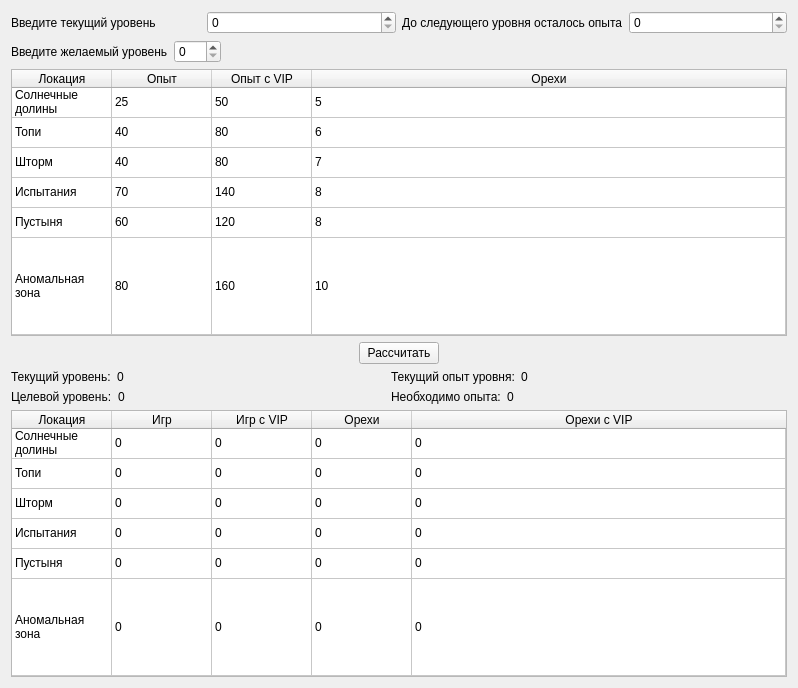
<?xml version="1.0" encoding="UTF-8"?>
<ui version="4.0">
 <class>ExperienceWindow</class>
 <widget class="QWidget" name="ExperienceWindow">
  <property name="enabled">
   <bool>true</bool>
  </property>
  <property name="geometry">
   <rect>
    <x>0</x>
    <y>0</y>
    <width>798</width>
    <height>688</height>
   </rect>
  </property>
  <property name="windowTitle">
   <string>Трагедия белок - калькулятор опыта</string>
  </property>
  <layout class="QVBoxLayout" name="verticalLayout_3">
   <item>
    <layout class="QHBoxLayout" name="horizontalLayout_5">
     <item>
      <layout class="QHBoxLayout" name="horizontalLayout">
       <item>
        <widget class="QLabel" name="level_combobox_label">
         <property name="text">
          <string>Введите текущий уровень</string>
         </property>
        </widget>
       </item>
       <item>
        <widget class="QSpinBox" name="current_level_spinbox">
         <property name="maximum">
          <number>200</number>
         </property>
        </widget>
       </item>
      </layout>
     </item>
     <item>
      <layout class="QHBoxLayout" name="horizontalLayout_2">
       <item>
        <widget class="QLabel" name="level_combobox_label_2">
         <property name="text">
          <string>До следующего уровня осталось опыта</string>
         </property>
        </widget>
       </item>
       <item>
        <widget class="QSpinBox" name="experience_spinbox">
         <property name="maximum">
          <number>999999999</number>
         </property>
        </widget>
       </item>
      </layout>
     </item>
    </layout>
   </item>
   <item>
    <layout class="QHBoxLayout" name="horizontalLayout_3">
     <item>
      <widget class="QLabel" name="target_level_combobox_label">
       <property name="text">
        <string>Введите желаемый уровень</string>
       </property>
      </widget>
     </item>
     <item>
      <widget class="QSpinBox" name="target_level_spinbox">
       <property name="maximum">
        <number>200</number>
       </property>
      </widget>
     </item>
     <item>
      <spacer name="horizontalSpacer_3">
       <property name="orientation">
        <enum>Qt::Horizontal</enum>
       </property>
       <property name="sizeHint" stdset="0">
        <size>
         <width>40</width>
         <height>20</height>
        </size>
       </property>
      </spacer>
     </item>
    </layout>
   </item>
   <item>
    <widget class="QTableWidget" name="exp_info_table">
     <property name="sizePolicy">
      <sizepolicy hsizetype="Expanding" vsizetype="Expanding">
       <horstretch>0</horstretch>
       <verstretch>0</verstretch>
      </sizepolicy>
     </property>
     <property name="editTriggers">
      <set>QAbstractItemView::NoEditTriggers</set>
     </property>
     <property name="tabKeyNavigation">
      <bool>false</bool>
     </property>
     <property name="showDropIndicator" stdset="0">
      <bool>false</bool>
     </property>
     <property name="dragDropOverwriteMode">
      <bool>false</bool>
     </property>
     <property name="alternatingRowColors">
      <bool>false</bool>
     </property>
     <property name="rowCount">
      <number>6</number>
     </property>
     <property name="columnCount">
      <number>4</number>
     </property>
     <attribute name="horizontalHeaderVisible">
      <bool>true</bool>
     </attribute>
     <attribute name="horizontalHeaderCascadingSectionResizes">
      <bool>false</bool>
     </attribute>
     <attribute name="horizontalHeaderHighlightSections">
      <bool>false</bool>
     </attribute>
     <attribute name="horizontalHeaderShowSortIndicator" stdset="0">
      <bool>false</bool>
     </attribute>
     <attribute name="horizontalHeaderStretchLastSection">
      <bool>true</bool>
     </attribute>
     <attribute name="verticalHeaderVisible">
      <bool>false</bool>
     </attribute>
     <attribute name="verticalHeaderCascadingSectionResizes">
      <bool>true</bool>
     </attribute>
     <attribute name="verticalHeaderStretchLastSection">
      <bool>true</bool>
     </attribute>
     <row/>
     <row/>
     <row/>
     <row/>
     <row/>
     <row/>
     <column>
      <property name="text">
       <string>Локация</string>
      </property>
     </column>
     <column>
      <property name="text">
       <string>Опыт</string>
      </property>
     </column>
     <column>
      <property name="text">
       <string>Опыт с VIP</string>
      </property>
     </column>
     <column>
      <property name="text">
       <string>Орехи</string>
      </property>
     </column>
     <item row="0" column="0">
      <property name="text">
       <string>Солнечные долины</string>
      </property>
     </item>
     <item row="0" column="1">
      <property name="text">
       <string>25</string>
      </property>
     </item>
     <item row="0" column="2">
      <property name="text">
       <string>50</string>
      </property>
     </item>
     <item row="0" column="3">
      <property name="text">
       <string>5</string>
      </property>
     </item>
     <item row="1" column="0">
      <property name="text">
       <string>Топи</string>
      </property>
     </item>
     <item row="1" column="1">
      <property name="text">
       <string>40</string>
      </property>
     </item>
     <item row="1" column="2">
      <property name="text">
       <string>80</string>
      </property>
     </item>
     <item row="1" column="3">
      <property name="text">
       <string>6</string>
      </property>
     </item>
     <item row="2" column="0">
      <property name="text">
       <string>Шторм</string>
      </property>
     </item>
     <item row="2" column="1">
      <property name="text">
       <string>40</string>
      </property>
     </item>
     <item row="2" column="2">
      <property name="text">
       <string>80</string>
      </property>
     </item>
     <item row="2" column="3">
      <property name="text">
       <string>7</string>
      </property>
     </item>
     <item row="3" column="0">
      <property name="text">
       <string>Испытания</string>
      </property>
     </item>
     <item row="3" column="1">
      <property name="text">
       <string>70</string>
      </property>
     </item>
     <item row="3" column="2">
      <property name="text">
       <string>140</string>
      </property>
     </item>
     <item row="3" column="3">
      <property name="text">
       <string>8</string>
      </property>
     </item>
     <item row="4" column="0">
      <property name="text">
       <string>Пустыня</string>
      </property>
     </item>
     <item row="4" column="1">
      <property name="text">
       <string>60</string>
      </property>
     </item>
     <item row="4" column="2">
      <property name="text">
       <string>120</string>
      </property>
     </item>
     <item row="4" column="3">
      <property name="text">
       <string>8</string>
      </property>
     </item>
     <item row="5" column="0">
      <property name="text">
       <string>Аномальная зона</string>
      </property>
     </item>
     <item row="5" column="1">
      <property name="text">
       <string>80</string>
      </property>
     </item>
     <item row="5" column="2">
      <property name="text">
       <string>160</string>
      </property>
     </item>
     <item row="5" column="3">
      <property name="text">
       <string>10</string>
      </property>
     </item>
    </widget>
   </item>
   <item>
    <layout class="QHBoxLayout" name="horizontalLayout_4">
     <item>
      <spacer name="horizontalSpacer">
       <property name="orientation">
        <enum>Qt::Horizontal</enum>
       </property>
       <property name="sizeHint" stdset="0">
        <size>
         <width>40</width>
         <height>20</height>
        </size>
       </property>
      </spacer>
     </item>
     <item>
      <widget class="QPushButton" name="result_button">
       <property name="text">
        <string>Рассчитать</string>
       </property>
      </widget>
     </item>
     <item>
      <spacer name="horizontalSpacer_2">
       <property name="orientation">
        <enum>Qt::Horizontal</enum>
       </property>
       <property name="sizeHint" stdset="0">
        <size>
         <width>40</width>
         <height>20</height>
        </size>
       </property>
      </spacer>
     </item>
    </layout>
   </item>
   <item>
    <layout class="QHBoxLayout" name="horizontalLayout_10">
     <item>
      <layout class="QVBoxLayout" name="verticalLayout">
       <item>
        <layout class="QHBoxLayout" name="horizontalLayout_6">
         <item>
          <widget class="QLabel" name="current_level_label">
           <property name="font">
            <font>
             <family>Ubuntu</family>
            </font>
           </property>
           <property name="text">
            <string>Текущий уровень:</string>
           </property>
          </widget>
         </item>
         <item>
          <widget class="QLabel" name="current_level_value_label">
           <property name="font">
            <font>
             <family>Ubuntu</family>
            </font>
           </property>
           <property name="text">
            <string>0</string>
           </property>
          </widget>
         </item>
        </layout>
       </item>
       <item>
        <layout class="QHBoxLayout" name="horizontalLayout_7">
         <item>
          <widget class="QLabel" name="target_level_label">
           <property name="font">
            <font>
             <family>Ubuntu</family>
            </font>
           </property>
           <property name="text">
            <string>Целевой уровень:</string>
           </property>
          </widget>
         </item>
         <item>
          <widget class="QLabel" name="target_level_value_label">
           <property name="font">
            <font>
             <family>Ubuntu</family>
            </font>
           </property>
           <property name="text">
            <string>0</string>
           </property>
          </widget>
         </item>
        </layout>
       </item>
      </layout>
     </item>
     <item>
      <spacer name="horizontalSpacer_4">
       <property name="orientation">
        <enum>Qt::Horizontal</enum>
       </property>
       <property name="sizeHint" stdset="0">
        <size>
         <width>40</width>
         <height>20</height>
        </size>
       </property>
      </spacer>
     </item>
     <item>
      <layout class="QVBoxLayout" name="verticalLayout_2">
       <item>
        <layout class="QHBoxLayout" name="horizontalLayout_8">
         <item>
          <widget class="QLabel" name="current_level_exp_label">
           <property name="font">
            <font>
             <family>Ubuntu</family>
            </font>
           </property>
           <property name="text">
            <string>Текущий опыт уровня:</string>
           </property>
          </widget>
         </item>
         <item>
          <widget class="QLabel" name="current_level_exp_value_label">
           <property name="font">
            <font>
             <family>Ubuntu</family>
            </font>
           </property>
           <property name="text">
            <string>0</string>
           </property>
          </widget>
         </item>
        </layout>
       </item>
       <item>
        <layout class="QHBoxLayout" name="horizontalLayout_9">
         <item>
          <widget class="QLabel" name="target_level_exp_label">
           <property name="font">
            <font>
             <family>Ubuntu</family>
            </font>
           </property>
           <property name="text">
            <string>Необходимо опыта:</string>
           </property>
          </widget>
         </item>
         <item>
          <widget class="QLabel" name="target_level_exp_value_label">
           <property name="font">
            <font>
             <family>Ubuntu</family>
            </font>
           </property>
           <property name="text">
            <string>0</string>
           </property>
          </widget>
         </item>
        </layout>
       </item>
      </layout>
     </item>
     <item>
      <spacer name="horizontalSpacer_5">
       <property name="orientation">
        <enum>Qt::Horizontal</enum>
       </property>
       <property name="sizeHint" stdset="0">
        <size>
         <width>40</width>
         <height>20</height>
        </size>
       </property>
      </spacer>
     </item>
    </layout>
   </item>
   <item>
    <widget class="QTableWidget" name="result_table">
     <property name="sizePolicy">
      <sizepolicy hsizetype="Expanding" vsizetype="Expanding">
       <horstretch>0</horstretch>
       <verstretch>0</verstretch>
      </sizepolicy>
     </property>
     <property name="editTriggers">
      <set>QAbstractItemView::NoEditTriggers</set>
     </property>
     <property name="tabKeyNavigation">
      <bool>false</bool>
     </property>
     <property name="showDropIndicator" stdset="0">
      <bool>false</bool>
     </property>
     <property name="dragDropOverwriteMode">
      <bool>false</bool>
     </property>
     <property name="alternatingRowColors">
      <bool>false</bool>
     </property>
     <property name="rowCount">
      <number>6</number>
     </property>
     <property name="columnCount">
      <number>5</number>
     </property>
     <attribute name="horizontalHeaderVisible">
      <bool>true</bool>
     </attribute>
     <attribute name="horizontalHeaderCascadingSectionResizes">
      <bool>false</bool>
     </attribute>
     <attribute name="horizontalHeaderHighlightSections">
      <bool>false</bool>
     </attribute>
     <attribute name="horizontalHeaderShowSortIndicator" stdset="0">
      <bool>false</bool>
     </attribute>
     <attribute name="horizontalHeaderStretchLastSection">
      <bool>true</bool>
     </attribute>
     <attribute name="verticalHeaderVisible">
      <bool>false</bool>
     </attribute>
     <attribute name="verticalHeaderCascadingSectionResizes">
      <bool>true</bool>
     </attribute>
     <attribute name="verticalHeaderStretchLastSection">
      <bool>true</bool>
     </attribute>
     <row/>
     <row/>
     <row/>
     <row/>
     <row/>
     <row/>
     <column>
      <property name="text">
       <string>Локация</string>
      </property>
     </column>
     <column>
      <property name="text">
       <string>Игр</string>
      </property>
     </column>
     <column>
      <property name="text">
       <string>Игр с VIP</string>
      </property>
     </column>
     <column>
      <property name="text">
       <string>Орехи</string>
      </property>
     </column>
     <column>
      <property name="text">
       <string>Орехи с VIP</string>
      </property>
     </column>
     <item row="0" column="0">
      <property name="text">
       <string>Солнечные долины</string>
      </property>
     </item>
     <item row="0" column="1">
      <property name="text">
       <string>0</string>
      </property>
     </item>
     <item row="0" column="2">
      <property name="text">
       <string>0</string>
      </property>
     </item>
     <item row="0" column="3">
      <property name="text">
       <string>0</string>
      </property>
     </item>
     <item row="0" column="4">
      <property name="text">
       <string>0</string>
      </property>
     </item>
     <item row="1" column="0">
      <property name="text">
       <string>Топи</string>
      </property>
     </item>
     <item row="1" column="1">
      <property name="text">
       <string>0</string>
      </property>
     </item>
     <item row="1" column="2">
      <property name="text">
       <string>0</string>
      </property>
     </item>
     <item row="1" column="3">
      <property name="text">
       <string>0</string>
      </property>
     </item>
     <item row="1" column="4">
      <property name="text">
       <string>0</string>
      </property>
     </item>
     <item row="2" column="0">
      <property name="text">
       <string>Шторм</string>
      </property>
     </item>
     <item row="2" column="1">
      <property name="text">
       <string>0</string>
      </property>
     </item>
     <item row="2" column="2">
      <property name="text">
       <string>0</string>
      </property>
     </item>
     <item row="2" column="3">
      <property name="text">
       <string>0</string>
      </property>
     </item>
     <item row="2" column="4">
      <property name="text">
       <string>0</string>
      </property>
     </item>
     <item row="3" column="0">
      <property name="text">
       <string>Испытания</string>
      </property>
     </item>
     <item row="3" column="1">
      <property name="text">
       <string>0</string>
      </property>
     </item>
     <item row="3" column="2">
      <property name="text">
       <string>0</string>
      </property>
     </item>
     <item row="3" column="3">
      <property name="text">
       <string>0</string>
      </property>
     </item>
     <item row="3" column="4">
      <property name="text">
       <string>0</string>
      </property>
     </item>
     <item row="4" column="0">
      <property name="text">
       <string>Пустыня</string>
      </property>
     </item>
     <item row="4" column="1">
      <property name="text">
       <string>0</string>
      </property>
     </item>
     <item row="4" column="2">
      <property name="text">
       <string>0</string>
      </property>
     </item>
     <item row="4" column="3">
      <property name="text">
       <string>0</string>
      </property>
     </item>
     <item row="4" column="4">
      <property name="text">
       <string>0</string>
      </property>
     </item>
     <item row="5" column="0">
      <property name="text">
       <string>Аномальная зона</string>
      </property>
     </item>
     <item row="5" column="1">
      <property name="text">
       <string>0</string>
      </property>
     </item>
     <item row="5" column="2">
      <property name="text">
       <string>0</string>
      </property>
     </item>
     <item row="5" column="3">
      <property name="text">
       <string>0</string>
      </property>
     </item>
     <item row="5" column="4">
      <property name="text">
       <string>0</string>
      </property>
     </item>
    </widget>
   </item>
  </layout>
 </widget>
 <resources/>
 <connections/>
</ui>
